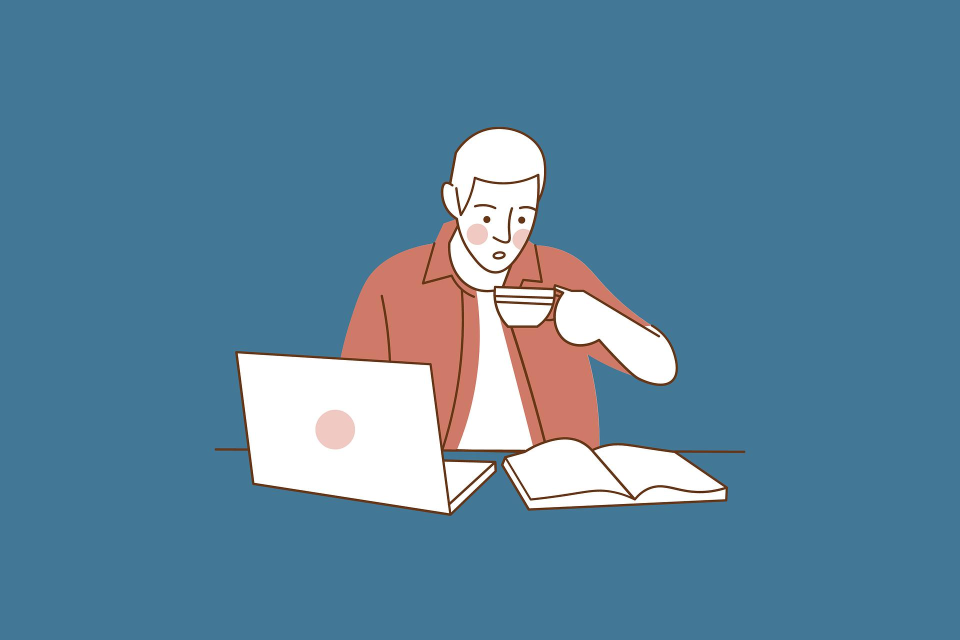
#> input picture iv30atab/home.jpg, 1920 x 1280 px, found by its file name (shown at 1/2 size)
$ python functions.py
#> lines starting #> are read from the running program, lines starting #| are printed output that depends on the picture
import numpy as np
from ipywidgets import interact, fixed
from PIL import Image

img= Image.open("F:\Data Science Masters\DSSS Exercise\Exercise3\iv30atab\home.jpg")
#> img is the input picture: PIL image 1920x1280 RGB; mean R, G, B 91.5, 131.6, 156.4

print(type(img))
#| <class 'PIL.JpegImagePlugin.JpegImageFile'>

numpy= np.array(img)
print(numpy.dtype)
#| uint8
print(numpy.shape)
#| (1280, 1920, 3)
print(img.size)
#| (1920, 1280)


resize= img.resize((400,400))
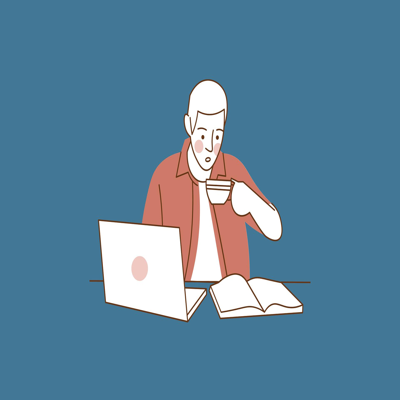
#> resize: PIL image 400x400 RGB; mean R, G, B 91.5, 131.5, 156.4
print(resize)
#| <PIL.Image.Image image mode=RGB size=400x400 at 0x7F74DD0A1E10>
resize.show()
